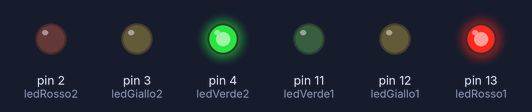
Simulated run of this sketch. Board: Arduino Uno, built with avr-gcc and run on an emulated ATmega328P. On the bench: output pins drawn as LEDs (lit = HIGH).

Above: at 1.2 s.
At 2.6 s:
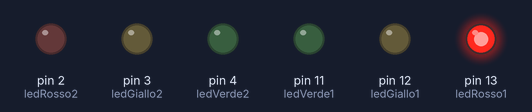
At 4.4 s:
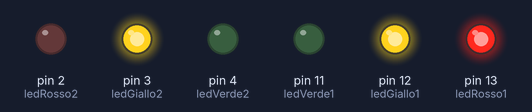
At 6.1 s:
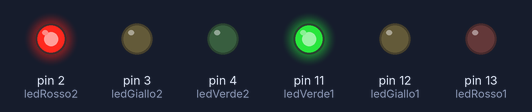
At 7.85 s:
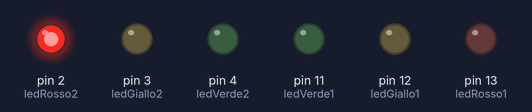
At 9.3 s:
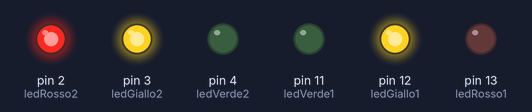
Timing chart, 0 to 12.6 s (numbered marks = the images above):
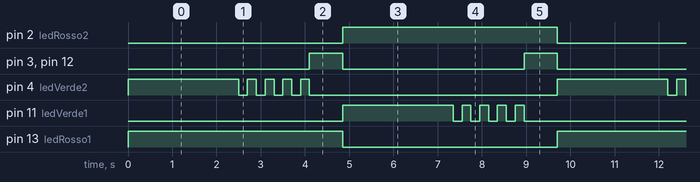

The sketch:

Semaforo.ino
```cpp
int ledRosso1 = 13;
int ledGiallo1 = 12;
int ledVerde1 = 11;
int ledVerde2 = 4;
int ledGiallo2 = 3;
int ledRosso2 = 2;

void setup() {
  // put your setup code here, to run once:
  pinMode(ledRosso1, OUTPUT);
  pinMode(ledGiallo1, OUTPUT);
  pinMode(ledVerde1, OUTPUT);
  pinMode(ledVerde2, OUTPUT);
  pinMode(ledGiallo2, OUTPUT);
  pinMode(ledRosso2, OUTPUT);
  Serial.begin(9600);
}
void Fase3()
{
  digitalWrite(ledRosso1, LOW);
  digitalWrite(ledGiallo1, LOW);
  digitalWrite(ledGiallo2, LOW);
  digitalWrite(ledRosso2, HIGH);
  digitalWrite(ledVerde1, HIGH);
  delay(2500);
  Lampeggio1();
}
void Fase2()
{
  digitalWrite(ledGiallo1, HIGH);
  digitalWrite(ledGiallo2, HIGH);
  delay(750);
}
void Fase1()
{
  digitalWrite(ledRosso1, HIGH);
  digitalWrite(ledVerde2, HIGH);
  delay(2500);
  Lampeggio2();
}
void Fase4()
{
  digitalWrite(ledGiallo2, HIGH);
  digitalWrite(ledGiallo1, HIGH);
  delay(750);
  digitalWrite(ledRosso2, LOW);
  digitalWrite(ledGiallo2, LOW);
  digitalWrite(ledGiallo1, LOW);
}
void Lampeggio2()
{
  digitalWrite(4, LOW);
  delay(200);
  digitalWrite(4, HIGH);
  delay(200);
  digitalWrite(4, LOW);
  delay(200);
  digitalWrite(4, HIGH);
  delay(200);
  digitalWrite(4, LOW);
  delay(200);
  digitalWrite(4, HIGH);
  delay(200);
  digitalWrite(4, LOW);
  delay(200);
  digitalWrite(4, HIGH);
  delay(200);
  digitalWrite(4, LOW);
}
void Lampeggio1()
{
  digitalWrite(11, LOW);
  delay(200);
  digitalWrite(11, HIGH);
  delay(200);
  digitalWrite(11, LOW);
  delay(200);
  digitalWrite(11, HIGH);
  delay(200);
  digitalWrite(11, LOW);
  delay(200);
  digitalWrite(11, HIGH);
  delay(200);
  digitalWrite(11, LOW);
  delay(200);
  digitalWrite(11, HIGH);
  delay(200);
  digitalWrite(11, LOW);
}
void loop() {
  // put your main code here, to run repeatedly:
  Fase1();
  Fase2();
  Fase3();
  Fase4();
}
```

Measured:
- by itself, pin 2 (ledRosso2), pin 13 (ledRosso1): alternates HIGH for 4.9 s and LOW for 4.9 s
- by itself, pin 3 (ledGiallo2), pin 12 (ledGiallo1): alternates HIGH for 0.75 s and LOW for 4.1 s
- by itself, pin 4 (ledVerde2), pin 11 (ledVerde1): repeats every 9.7 s: 4 × (LOW 0.20 s, HIGH 0.20 s), LOW 5.6 s, HIGH 2.5 s
